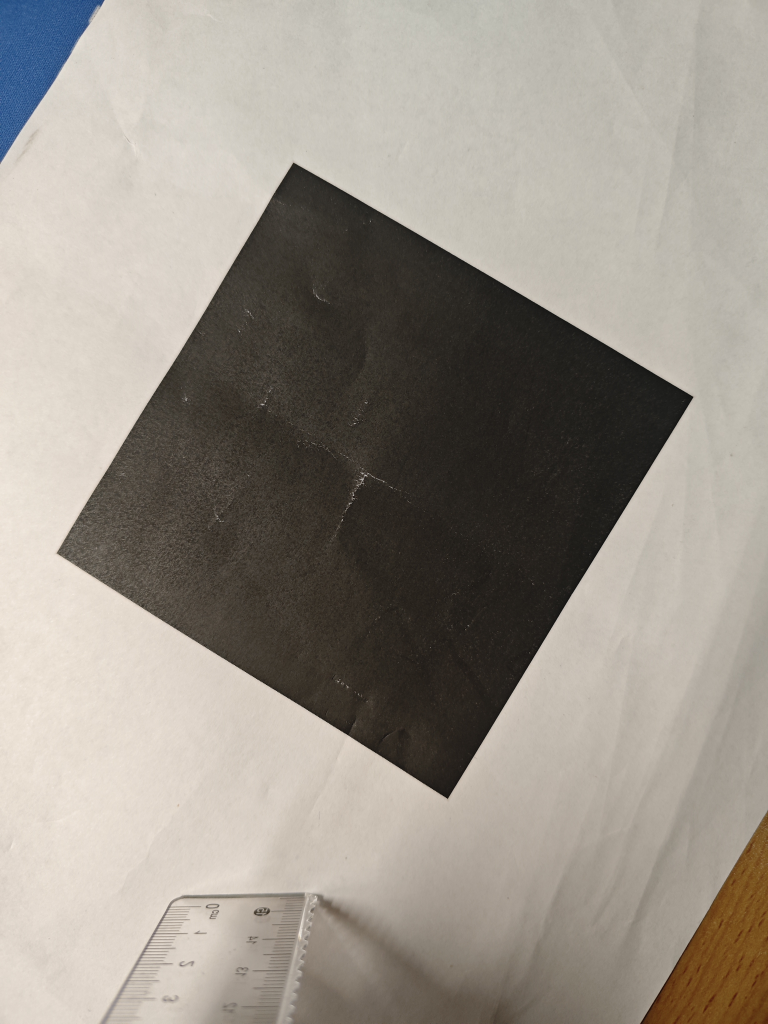
//> input picture task2/test4.jpg, 3072 x 4096 px (shown at 1/4 size)
$ ./main   (built with g++ and OpenCV 4)
//> lines starting //> are read from the running program, lines starting //| are printed output that depends on the picture; after the words box and inside, x2 and y2 are one past the last pixel; in counts of white or black regions, pixels touching at a corner belong together
#include <opencv2/opencv.hpp>
#include <opencv2/calib3d.hpp>
#include <iostream>

using namespace cv;
using namespace std;

Mat image;
Mat gray, imgresize, imgblur, imgdil, imgth;
Mat cameraMatrix = (Mat_<double>(3, 3) << 3916.143931422424, 0, 1385.210988879861, 0, 3933.751441780795, 2208.169167568601, 0, 0, 1);
Mat distCoeffs = (Mat_<double>(1, 5) << 0.2994338494009186, -1.574013213125817, 0.01718489359160927, -0.01208570734985182, 4.904165993574098);

int main(int argc, char** argv) {
    // [15 lines of commented-out code are left out]
    image = imread("./test4.jpg");
//> image is the input picture: 4096 rows x 3072 cols, CV_8UC3; mean B, G, R 137.9, 147.1, 153.7
    cvtColor(image, gray, COLOR_BGR2GRAY);
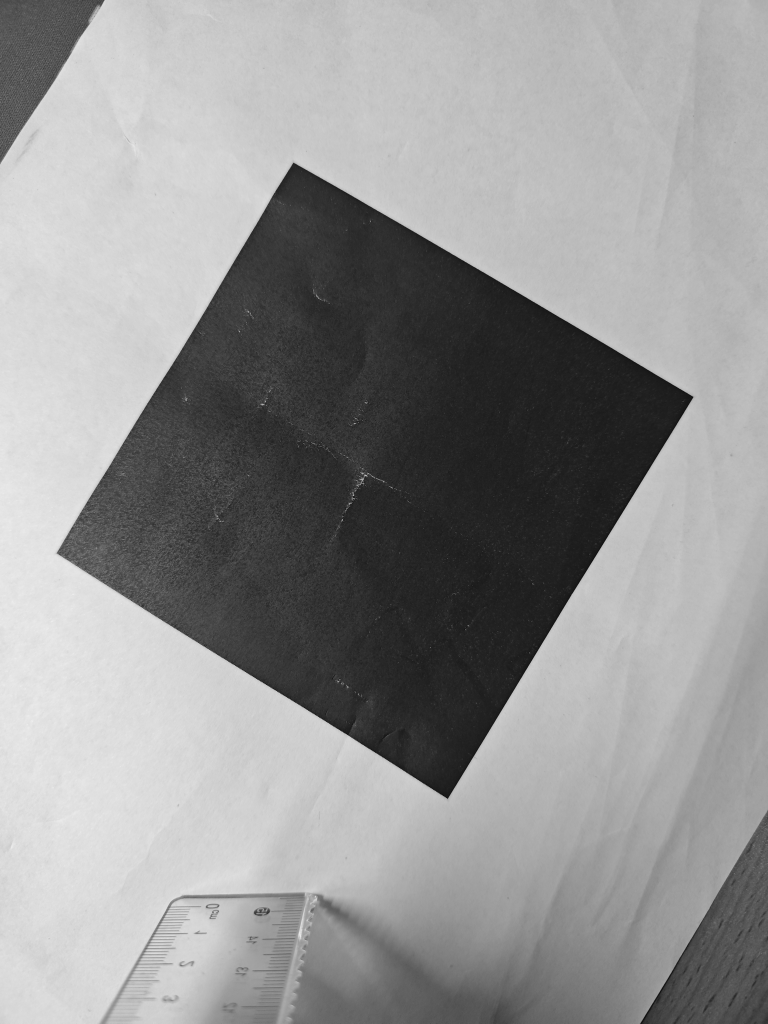
//> gray: 4096 rows x 3072 cols, CV_8UC1 (shown at 1/4 size); min 0, max 253, mean 148.1
    GaussianBlur(gray, imgblur, Size(7,7),3,0);
    threshold(imgblur, imgth, 100, 255, 1);
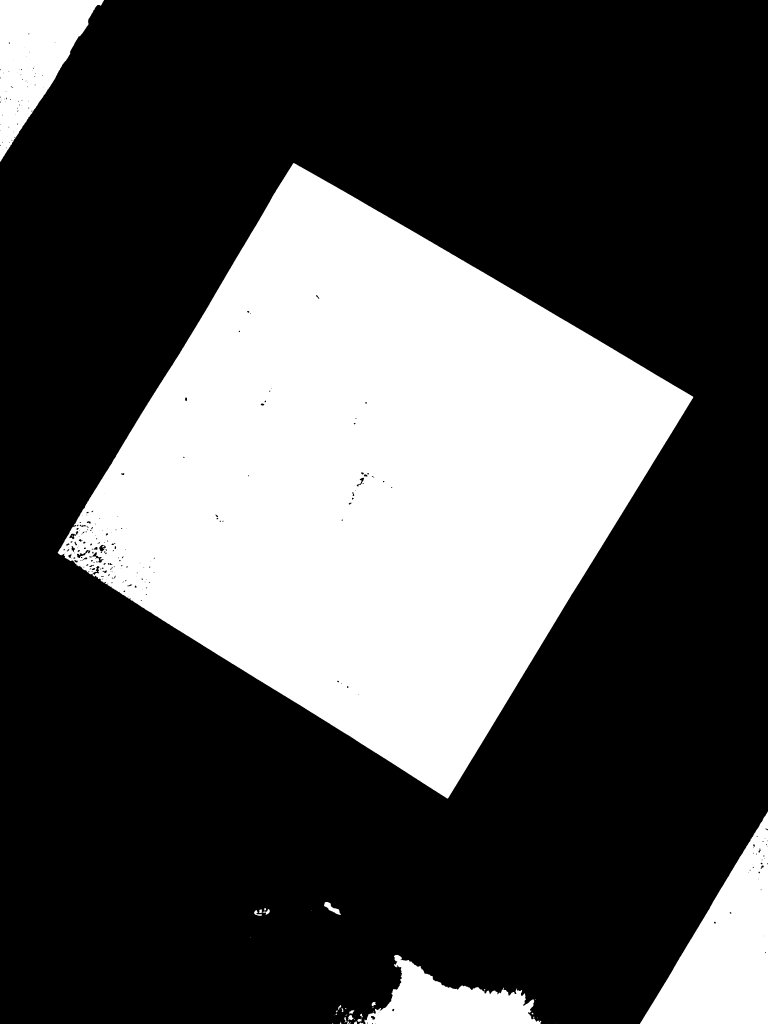
//> imgth: 4096 rows x 3072 cols, CV_8UC1 (shown at 1/4 size); 30.8% white; 51 white regions (26 under 20 px), largest, box (x1, y1, x2, y2) and area: (231, 652, 2773, 3194) 3425083, (2560, 3246, 3072, 4096) 217681, (0, 0, 416, 647) 134069
    Mat kernel = getStructuringElement(MORPH_RECT, Size(5,5));
    dilate(imgth, imgdil, kernel);
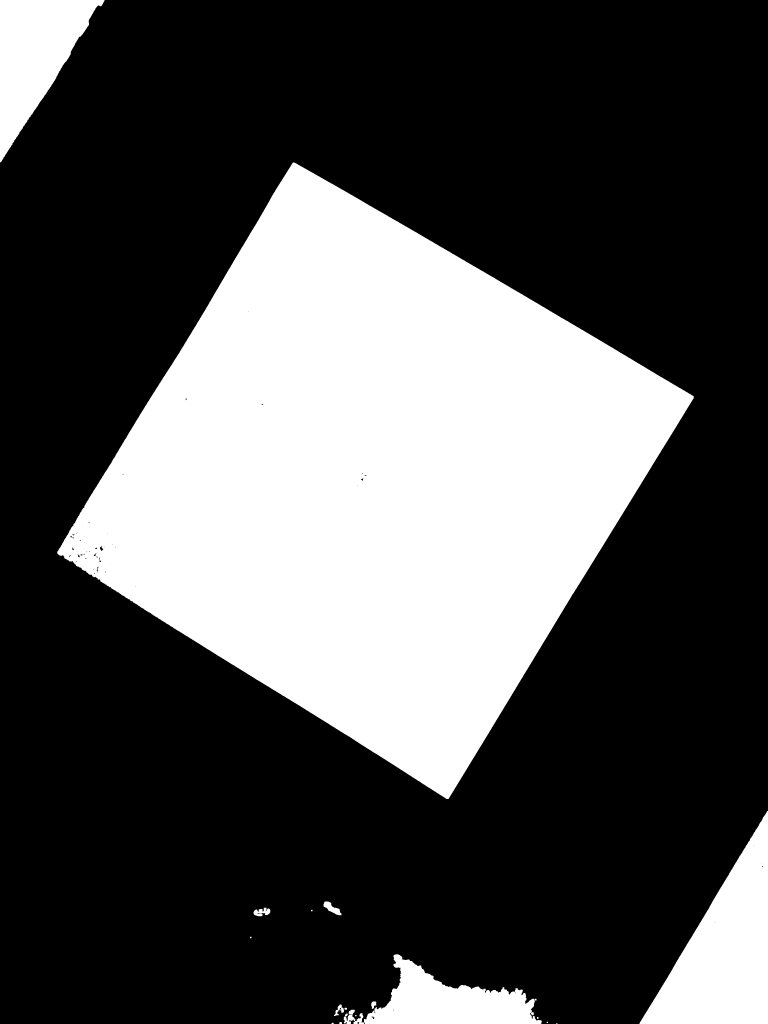
//> imgdil: 4096 rows x 3072 cols, CV_8UC1 (shown at 1/4 size); 31.1% white; 19 white regions (1 under 20 px)

    //查找轮廓
    vector<vector<Point>> contours;
    findContours(imgdil, contours, RETR_EXTERNAL, CHAIN_APPROX_SIMPLE);
//> contours = 19 contours, 3 with area under 20; largest, box (x1, y1, x2, y2) and area: (229, 650, 2775, 3196) 3449238, (2558, 3244, 3072, 4096) 219840, (0, 0, 418, 649) 135762, (1456, 3817, 2167, 4096) 98999, (1375, 4039, 1456, 4096) 1941

    //寻找面积最大的轮廓
    double area, maxarea = 0;
    int ii;
    for (int i=0; i<contours.size();i++) {
        area = contourArea(contours[i]);
        if (area > maxarea) {
            maxarea = area;
            ii = i;
        }
    }
//> this loop made 19 passes
//> (area, maxarea) on passes 2, 3, 7, 8, 12, 17, 18: (28, 28), (61.5, 61.5), (73, 73), (1941, 1941), (98999, 98999), (219839.5, 219839.5), (3449238.5, 3449238.5)
//> area on passes 5, 9, 10, 11, 13, 14: 29.5, 57, 617.5, 369, 24.5, 24.5
//> after the loop, maxarea = 3449238.5; ii = 17
    //绘制轮廓
    drawContours(image, contours, ii, Scalar(0, 0, 255), 5);

    vector<Point2f> approx;
    approxPolyDP(contours[ii], approx, arcLength(contours[ii], true) * 0.02, true);
//> approx = 4 Points (x, y): [1172, 650], [229, 2213], [1793, 3195], [2774, 1585]

    //定义3D点
    vector<Point3f> objectPoints = {
        Point3f(0, 0, 0),
        Point3f(9.6, 0, 0),
        Point3f(9.6, 9.6, 0),
        Point3f(0, 9.6, 0)
    };

    //进行PNP求解
    Mat rvec, tvec;
    solvePnP(objectPoints, approx, cameraMatrix, distCoeffs, rvec, tvec);
//> cameraMatrix = [[3916.1, 0, 1385.2], [0, 3933.8, 2208.2], [0, 0, 1]]; distCoeffs = [0.299, -1.57, 0.0172, -0.0121, 4.9]; rvec = [-1.51, -2.69, 0.0811]; tvec = [-1.08, -8.2, 20.86]

    double distance = norm(tvec);
//> distance = 22.44
    cout << "距离: " << distance<< " cm" << endl;
//| 距离: 22.4411 cm

    String text = format("Distance: %.2f cm", distance);
//> text = "Distance: 22.44 cm"
    putText(image, text, Point(contours[ii][0]),FONT_HERSHEY_SIMPLEX, 2, Scalar(0, 0, 255), 2);

    resize(image,imgresize,Size(),0.3,0.3);
    imshow("result",imgresize);
    waitKey(0);

    return 0;
}

$ run again, with task2/test2.jpg copied over task2/test4.jpg
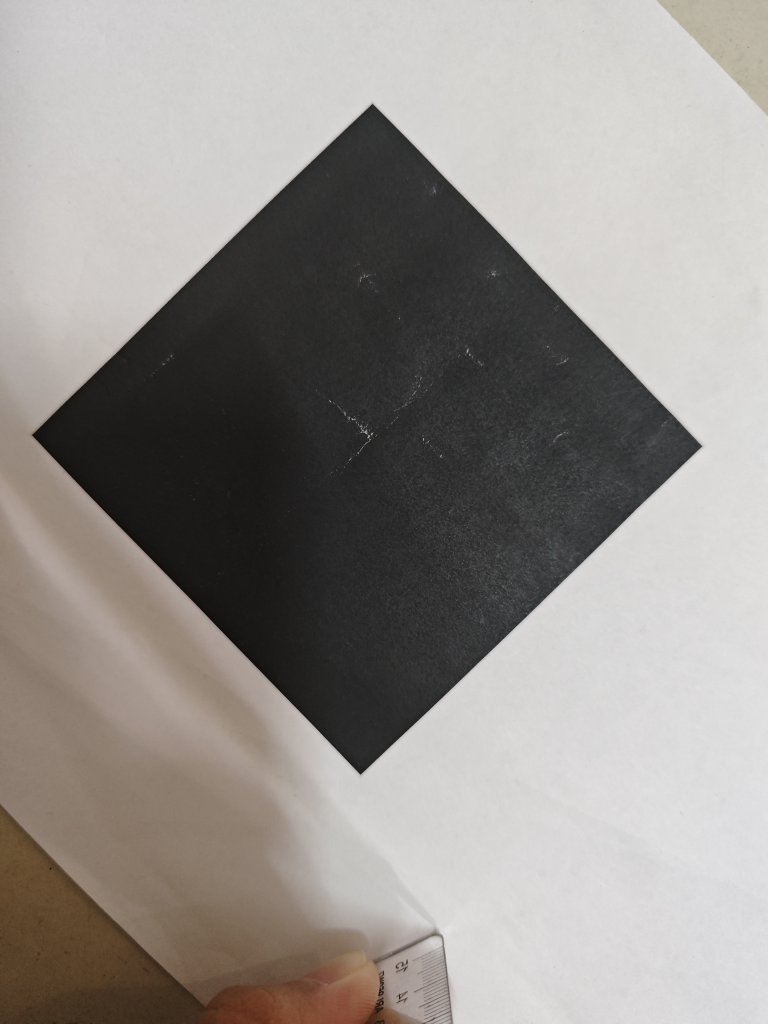
//> input picture task2/test2.jpg, 3072 x 4096 px (shown at 1/4 size)
//> image is the input picture: 4096 rows x 3072 cols, CV_8UC3; mean B, G, R 140.3, 144.3, 148.8
//> `threshold(imgblur, imgth, 100, 255, 1);`:
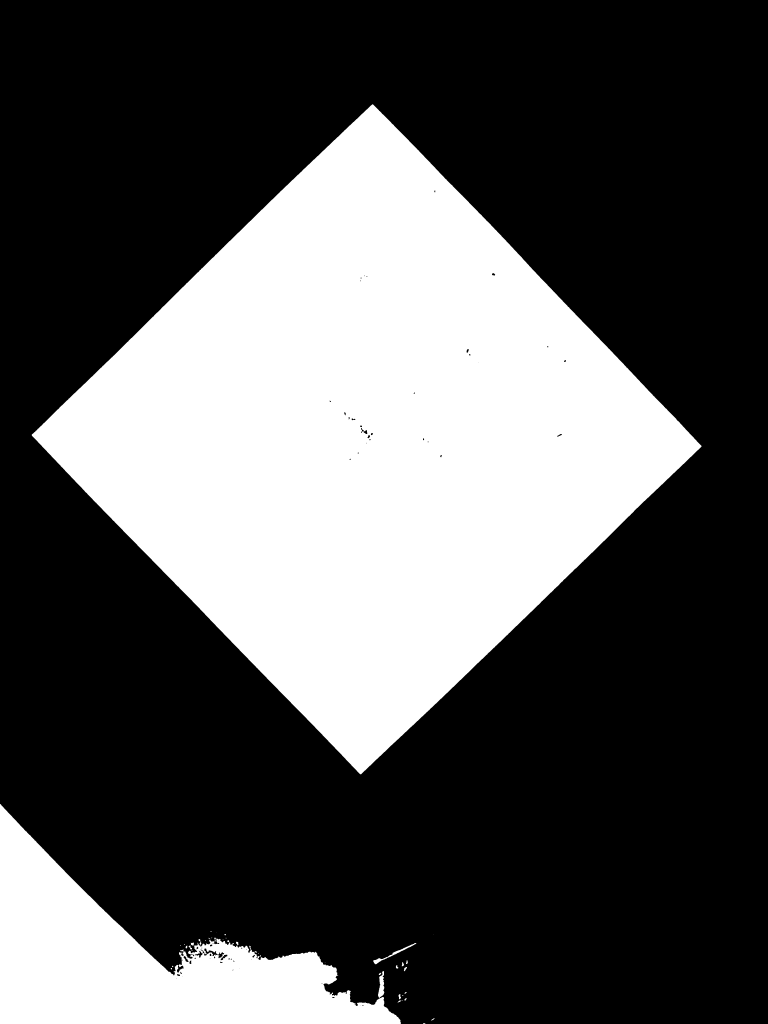
//> imgth: 4096 rows x 3072 cols, CV_8UC1 (shown at 1/4 size); 33.3% white; 47 white regions (18 under 20 px), largest, box (x1, y1, x2, y2) and area: (127, 417, 2806, 3097) 3611865, (0, 3216, 1604, 4096) 568463, (1512, 3884, 1537, 3992) 1611
//> `dilate(imgth, imgdil, kernel);`:
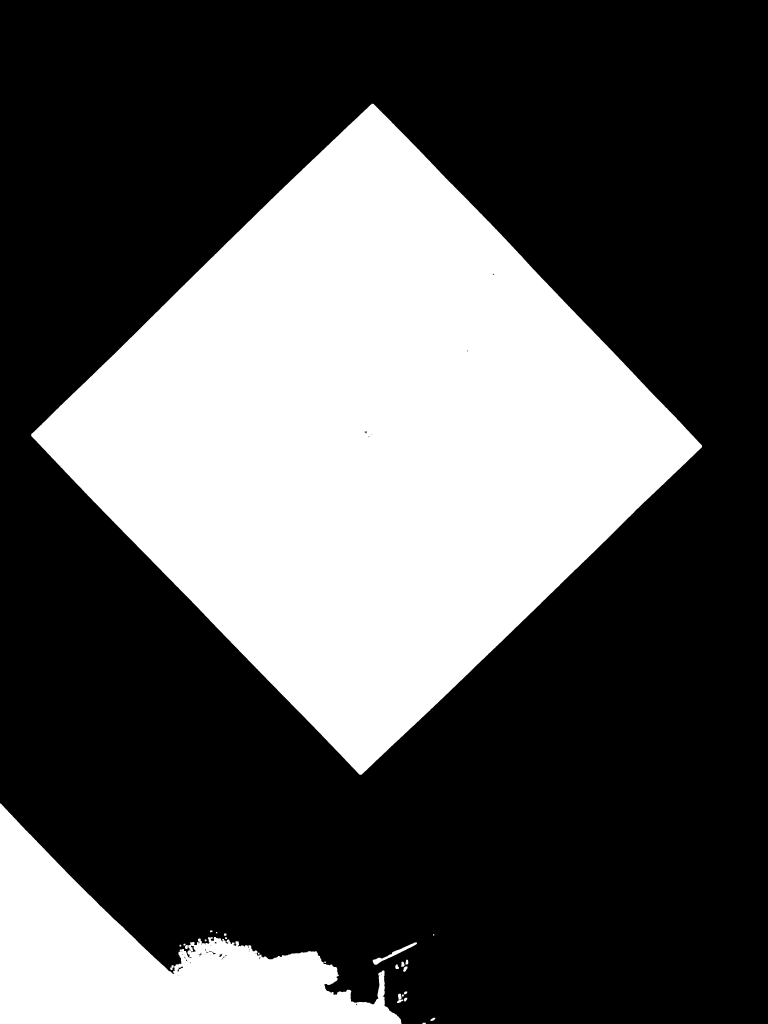
//> imgdil: 4096 rows x 3072 cols, CV_8UC1 (shown at 1/4 size); 33.6% white; 26 white regions
//> contours = 26 contours, 2 with area under 20; largest, box (x1, y1, x2, y2) and area: (125, 415, 2808, 3099) 3631628, (0, 3214, 1606, 4096) 580506, (1491, 3770, 1668, 3859) 2288, (1592, 3975, 1606, 3999) 240, (1613, 3866, 1630, 3887) 213
//> the loop `for (int i=0; i<contours.size();i++)` made 26 passes
//> (area, maxarea) on passes 1, 2, 3, 6, 18, 25, 26: (47.5, 47.5), (136, 136), (171.5, 171.5), (239.5, 239.5), (2288.5, 2288.5), (580505.5, 580505.5), (3631627.5, 3631627.5)
//> after the loop `for (int i=0; i<contours.size();i++)`: maxarea = 3631627.5; ii = 25
//> approx = 4 Points (x, y): [1492, 415], [125, 1736], [1438, 3098], [2807, 1788]
//> cameraMatrix = [[3916.1, 0, 1385.2], [0, 3933.8, 2208.2], [0, 0, 1]]; distCoeffs = [0.299, -1.57, 0.0172, -0.0121, 4.9]; rvec = [-1.16, -2.89, 0.0087]; tvec = [0.572, -9.08, 20.17]
//> distance = 22.13
//| 距离: 22.133 cm
//> text = "Distance: 22.13 cm"

$ run again, with task2/test.jpg copied over task2/test4.jpg
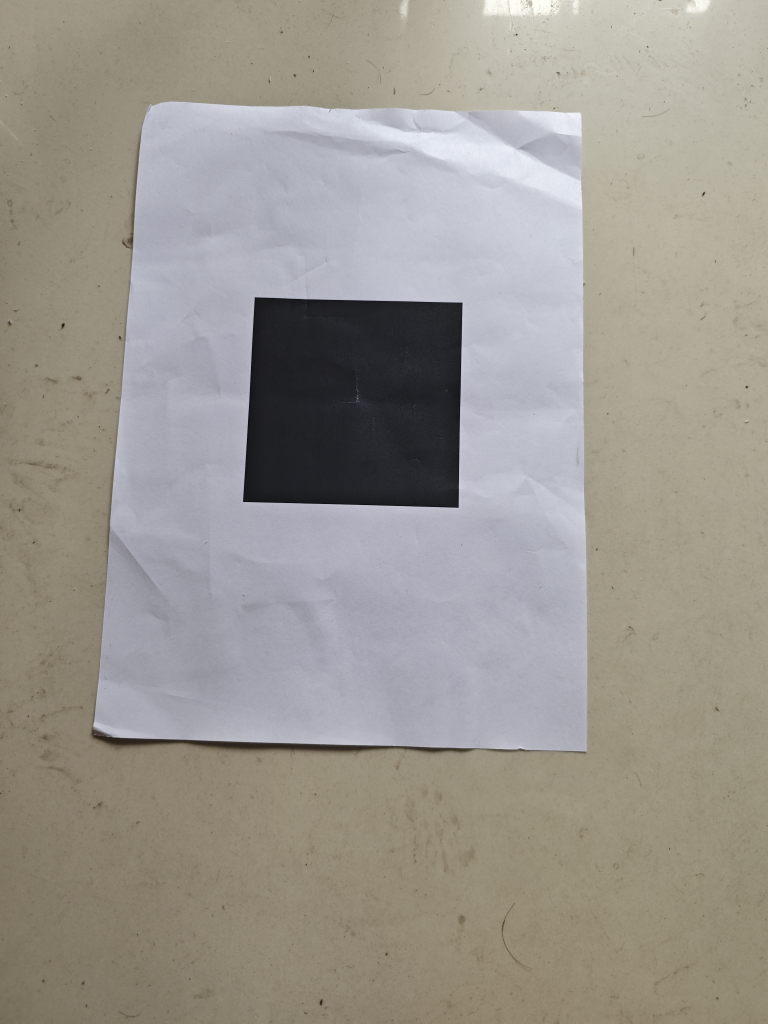
//> input picture task2/test.jpg, 3072 x 4096 px (shown at 1/4 size)
//> image is the input picture: 4096 rows x 3072 cols, CV_8UC3; mean B, G, R 143.8, 151.3, 155.7
//> `threshold(imgblur, imgth, 100, 255, 1);`:
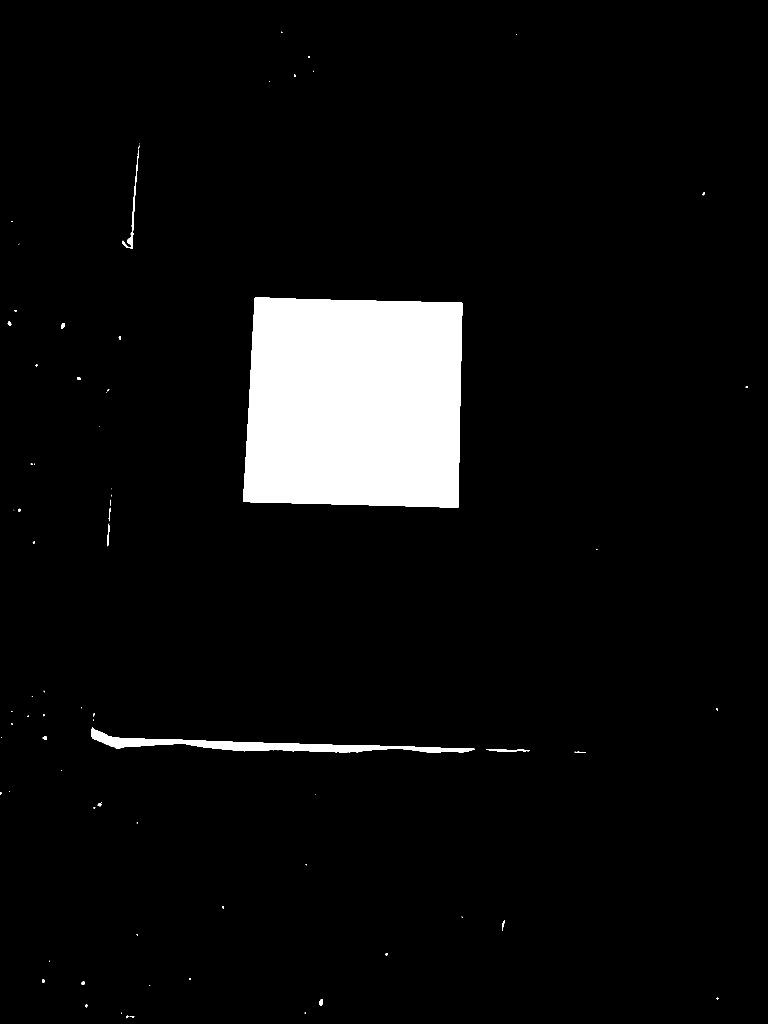
//> imgth: 4096 rows x 3072 cols, CV_8UC1 (shown at 1/4 size); 5.8% white; 75 white regions (33 under 20 px), largest, box (x1, y1, x2, y2) and area: (972, 1190, 1849, 2031) 691027, (364, 2910, 1899, 3011) 37831, (490, 599, 555, 996) 2356
//> `dilate(imgth, imgdil, kernel);`:
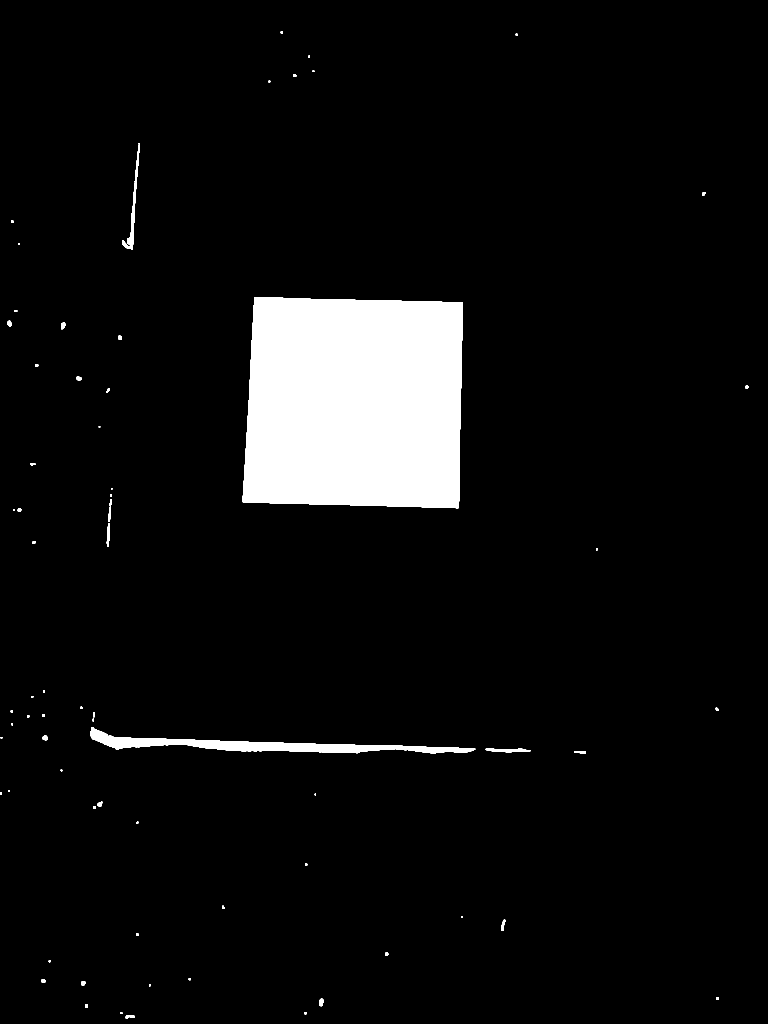
//> imgdil: 4096 rows x 3072 cols, CV_8UC1 (shown at 1/4 size); 6% white; 71 white regions
//> contours = 71 contours; largest, box (x1, y1, x2, y2) and area: (970, 1188, 1851, 2033) 696253, (362, 2908, 1901, 3013) 43116, (488, 580, 559, 998) 4044, (1943, 2994, 2121, 3009) 1596, (427, 2092, 440, 2187) 668
//> the loop `for (int i=0; i<contours.size();i++)` made 71 passes
//> (area, maxarea) on passes 1, 5, 26, 29, 60: (265, 265), (392, 392), (1595.5, 1595.5), (43116.5, 43116.5), (696253, 696253)
//> after the loop `for (int i=0; i<contours.size();i++)`: maxarea = 696253; ii = 59
//> approx = 4 Points (x, y): [1018, 1188], [971, 2008], [1833, 2032], [1850, 1210]
//> cameraMatrix = [[3916.1, 0, 1385.2], [0, 3933.8, 2208.2], [0, 0, 1]]; distCoeffs = [0.299, -1.57, 0.0172, -0.0121, 4.9]; rvec = [2.12, 2.2, -0.231]; tvec = [-4.21, -11.73, 45.49]
//> distance = 47.16
//| 距离: 47.1624 cm
//> text = "Distance: 47.16 cm"
